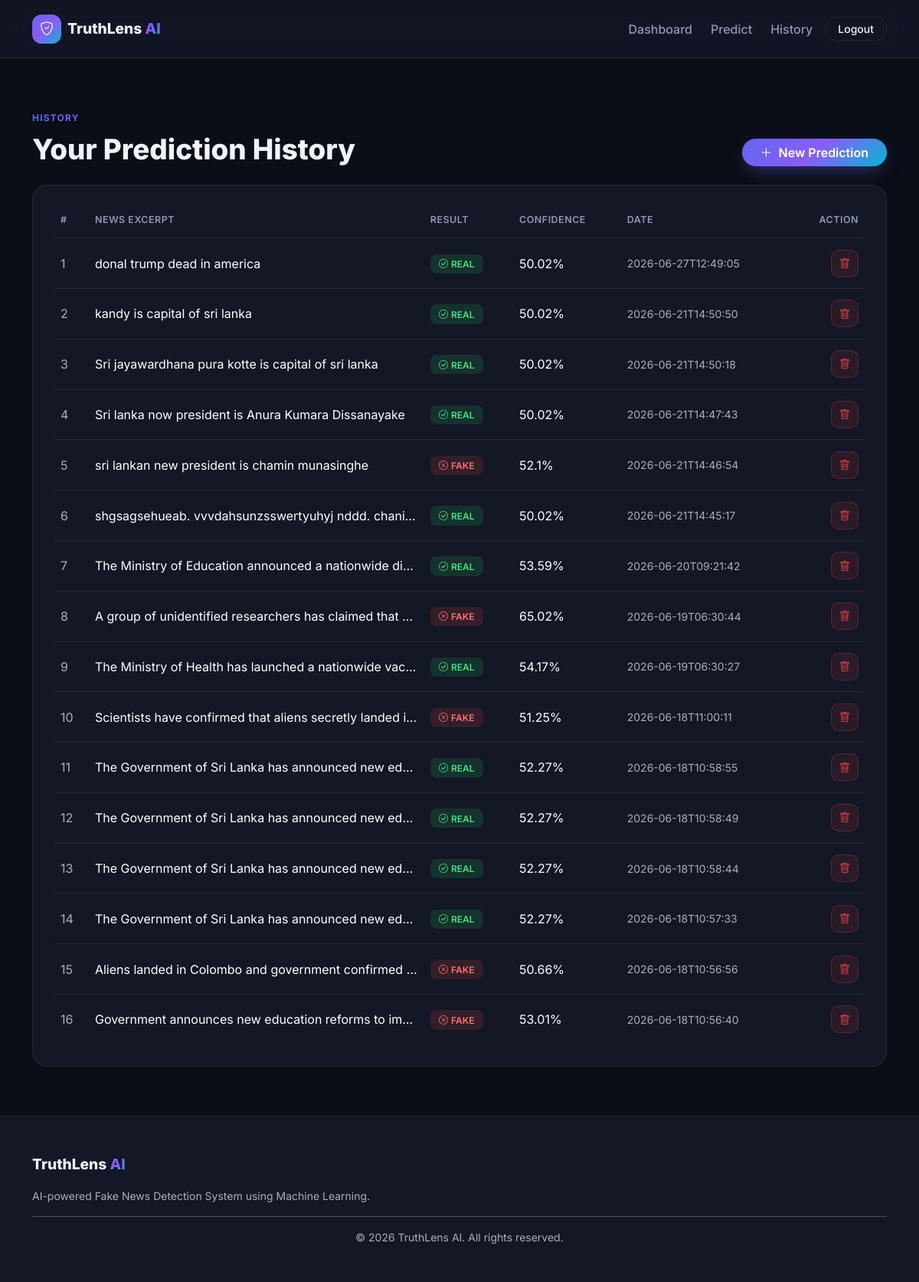
The app's page /history (signed in) with its own data.
### tables this page shows
CREATE TABLE predictions (
            id INTEGER PRIMARY KEY AUTOINCREMENT,
            user_id INTEGER NOT NULL,
            news_text TEXT NOT NULL,
            prediction TEXT NOT NULL,
            confidence REAL NOT NULL,
            created_at TEXT NOT NULL,
            FOREIGN KEY (user_id) REFERENCES users (id)
        );

### app.py (the view)
@app.route("/history")
@login_required
def history():
    try:
        db = get_db()
        cursor = db.cursor()
        cursor.execute(
            """SELECT * FROM predictions WHERE user_id = ?
               ORDER BY created_at DESC""",
            (session["user_id"],),
        )
        predictions = cursor.fetchall()
        return render_template("history.html", predictions=predictions)
    except sqlite3.Error as e:
        flash(f"Database error occurred: {e}", "danger")
        return render_template("history.html", predictions=[])

### app.py (called while the page is built)
def get_db():
    if "db" not in g:
        g.db = sqlite3.connect(DATABASE)
        g.db.row_factory = sqlite3.Row
    return g.db

def login_required(view_func):
    @wraps(view_func)
    def wrapped(*args, **kwargs):
        if "user_id" not in session:
            flash("Please log in to access this page.", "warning")
            return redirect(url_for("login"))
        return view_func(*args, **kwargs)
    return wrapped

### templates/history.html (shortened to what this page needs)
{% extends "base.html" %}
{% block content %}
<section class="page-section">
    <div class="container">
        <div class="d-flex flex-wrap justify-content-between align-items-end mb-4" data-animate="fade-up">
            <div>
                <span class="section-tag">HISTORY</span>
                <h2 class="section-title mb-0">Your Prediction History</h2>
            </div>
            <a href="{{ url_for('predict') }}" class="btn btn-gradient rounded-pill px-4 mt-2">
                <i class="bi bi-plus-lg me-2"></i>New Prediction
            </a>
        </div>
        <div class="panel-card" data-animate="fade-up" data-delay="100">
            {% if predictions %}
            <div class="table-responsive">
                <table class="table table-custom align-middle mb-0">
                    <thead>
                        <tr>
                            <th>#</th>
                            <th>News Excerpt</th>
                            <th>Result</th>
                            <th>Confidence</th>
                            <th>Date</th>
                            <th class="text-end">Action</th>
                        </tr>
                    </thead>
                    <tbody>
                        {% for p in predictions %}
                        <tr>
                            <td class="text-muted">{{ loop.index }}</td>
                            <td class="text-truncate-cell" title="{{ p['news_text'] }}">
                                {{ p['news_text'][:90] }}{% if p['news_text']|length > 90 %}...{% endif %}
                            </td>
                            <td>
                                {% if p['prediction'] == 'REAL' %}
                                    <span class="badge badge-real"><i class="bi bi-check-circle me-1"></i>REAL</span>
                                {% else %}
                                    <span class="badge badge-fake"><i class="bi bi-x-circle me-1"></i>FAKE</span>
                                {% endif %}
                            </td>
                            <td>{{ p['confidence'] }}%</td>
                            <td class="text-muted small">{{ p['created_at'] }}</td>
                            <td class="text-end">
                                <form method="POST" action="{{ url_for('delete_history_item', prediction_id=p['id']) }}"
                                      onsubmit="return confirm('Delete this prediction from your history?');">
                                    <button type="submit" class="btn btn-sm btn-icon-danger" title="Delete">
                                        <i class="bi bi-trash"></i>
                                    </button>
                                </form>
                            </td>
                        </tr>
                        {% endfor %}
                    </tbody>
                </table>
            </div>
            {% else %}
            <div class="empty-state">
                <i class="bi bi-inbox"></i>
                <p class="mb-3">No prediction history yet.</p>
                <a href="{{ url_for('predict') }}" class="btn btn-gradient rounded-pill px-4">Make Your First Prediction</a>
            </div>
            {% endif %}
        </div>
    </div>
</section>
{% endblock %}

### templates/base.html (shortened to what this page needs)
<!DOCTYPE html>
<html lang="en" data-bs-theme="dark">
<head>
    <link href="https://cdnjs.cloudflare.com/ajax/libs/bootstrap/5.3.3/css/bootstrap.min.css" rel="stylesheet">
    <link rel="stylesheet" href="https://cdnjs.cloudflare.com/ajax/libs/bootstrap-icons/1.11.3/font/bootstrap-icons.min.css">
    <link rel="stylesheet" href="{{ url_for('static', filename='css/style.css') }}">
</head>
<body>
<nav class="navbar navbar-expand-lg sticky-top app-navbar">
    <div class="container">
        <a class="navbar-brand d-flex align-items-center gap-2" href="{{ url_for('landing') }}">
            <span class="brand-icon"><i class="bi bi-shield-check"></i></span>
            <span class="brand-text">TruthLens <span class="text-gradient">AI</span></span>
        </a>
        <div class="collapse navbar-collapse" id="mainNav">
            <ul class="navbar-nav ms-auto align-items-lg-center gap-lg-2">
                {% if session.get('user_id') %}
                    <li class="nav-item"><a class="nav-link" href="{{ url_for('dashboard') }}">Dashboard</a></li>
                    <li class="nav-item"><a class="nav-link" href="{{ url_for('predict') }}">Predict</a></li>
                    <li class="nav-item"><a class="nav-link" href="{{ url_for('history') }}">History</a></li>
                    <li class="nav-item">
                        <a class="btn btn-sm btn-outline-light rounded-pill px-3" href="{{ url_for('logout') }}">Logout</a>
                    </li>
                {% endif %}
            </ul>
        </div>
    </div>
</nav>
<main>
    {% block content %}{% endblock %}
</main>
<footer class="app-footer mt-auto">
    <div class="container py-5">
        <div class="mb-3">
            <span class="brand-text">TruthLens <span class="text-gradient">AI</span></span>
        </div>
        <p class="text-muted small">
            AI-powered Fake News Detection System using Machine Learning.
        </p>
        <hr>
        <div class="text-center text-muted small">
            &copy; 2026 TruthLens AI. All rights reserved.
        </div>
    </div>
</footer>
</body>
</html>

### static/css/style.css (style rules this page uses)
:root { --brand-primary: #6366f1; --brand-secondary: #8b5cf6; --brand-accent: #06b6d4; --brand-success: #22c55e; --brand-danger: #ef4444; --brand-warning: #f59e0b; --gradient-primary: linear-gradient(135deg, #6366f1 0%, #8b5cf6 50%, #06b6d4 100%); --gradient-soft: linear-gradient(135deg, rgba(99,102,241,0.15) 0%, rgba(139,92,246,0.15) 100%); --radius-lg: 20px; --radius-md: 14px; --radius-sm: 10px; --transition-fast: 0.2s ease; --transition-base: 0.35s cubic-bezier(0.4, 0, 0.2, 1); }
[data-bs-theme="dark"] { --bg-body: #0b0e17; --bg-surface: #131726; --bg-surface-2: #1a1f33; --bg-elevated: #1d2238; --border-color: rgba(255,255,255,0.08); --text-primary: #f1f3fb; --text-muted: #9099b3; }
* { box-sizing: border-box; }
html { scroll-behavior: smooth; }
body { font-family: 'Inter', -apple-system, BlinkMacSystemFont, sans-serif; background: var(--bg-body); color: var(--text-primary); min-height: 100vh; display: flex; flex-direction: column; transition: background var(--transition-base), color var(--transition-base); }
main { flex: 1; }
a { text-decoration: none; }
.text-gradient { background: var(--gradient-primary); -webkit-background-clip: text; background-clip: text; -webkit-text-fill-color: transparent; }
.app-navbar { background: color-mix(in srgb, var(--bg-surface) 85%, transparent); backdrop-filter: blur(16px) saturate(160%); border-bottom: 1px solid var(--border-color); padding: 0.85rem 0; z-index: 1030; }
.brand-icon { width: 38px; height: 38px; display: inline-flex; align-items: center; justify-content: center; border-radius: 12px; background: var(--gradient-primary); color: #fff; font-size: 1.1rem; }
.brand-text { font-weight: 800; font-size: 1.2rem; color: var(--text-primary); }
.app-navbar .nav-link { color: var(--text-muted); font-weight: 500; padding: 0.5rem 0.9rem; transition: color var(--transition-fast); }
.btn-gradient { background: var(--gradient-primary); border: none; color: #fff !important; font-weight: 600; transition: transform var(--transition-fast), box-shadow var(--transition-fast); box-shadow: 0 8px 24px -8px rgba(99,102,241,0.6); }
.btn-outline-light { border: 1px solid var(--border-color); color: var(--text-primary); font-weight: 500; }
.btn-icon-danger { background: rgba(239,68,68,0.1); color: var(--brand-danger); border: 1px solid rgba(239,68,68,0.25); width: 36px; height: 36px; display: inline-flex; align-items: center; justify-content: center; border-radius: var(--radius-sm); transition: background var(--transition-fast); }
.page-section { padding: 3rem 0 4rem; }
.section-tag { display: inline-block; font-size: 0.75rem; font-weight: 700; letter-spacing: 0.1em; color: var(--brand-primary); margin-bottom: 0.6rem; }
.section-title { font-size: clamp(1.6rem, 3.4vw, 2.3rem); font-weight: 800; margin-bottom: 0.75rem; }
.panel-card { background: var(--bg-surface); border: 1px solid var(--border-color); border-radius: var(--radius-lg); padding: 1.75rem; }
.table-custom { color: var(--text-primary); --bs-table-bg: transparent; }
.table-custom thead th { color: var(--text-muted); font-size: 0.78rem; text-transform: uppercase; letter-spacing: 0.04em; font-weight: 600; border-bottom: 1px solid var(--border-color); padding-bottom: 0.85rem; }
.table-custom td { border-bottom: 1px solid var(--border-color); padding: 0.9rem 0.5rem; vertical-align: middle; }
.table-custom tr:last-child td { border-bottom: none; }
.text-truncate-cell { max-width: 320px; white-space: nowrap; overflow: hidden; text-overflow: ellipsis; }
.badge-real { background: rgba(34,197,94,0.15); color: #4ade80; font-weight: 600; padding: 0.4rem 0.7rem; border-radius: 8px; }
.badge-fake { background: rgba(239,68,68,0.15); color: #f87171; font-weight: 600; padding: 0.4rem 0.7rem; border-radius: 8px; }
.app-footer { background: var(--bg-surface); border-top: 1px solid var(--border-color); }
[data-animate] { opacity: 0; transform: translateY(24px); transition: opacity 0.7s ease, transform 0.7s ease; }
[data-animate].in-view { opacity: 1; transform: translateY(0); }

### records on screen
predictions: news_text "donal trump dead in america", prediction "REAL" (drawn), confidence "50.02", created_at "2026-06-27T12:49:05"
predictions: news_text "kandy is capital of sri lanka", prediction "REAL" (drawn), confidence "50.02", created_at "2026-06-21T14:50:50"
predictions: news_text "Sri jayawardhana pura kotte is capital of sri lanka", prediction "REAL" (drawn), confidence "50.02", created_at "2026-06-21T14:50:18"
predictions: news_text "Sri lanka now president is Anura Kumara Dissanayake", prediction "REAL" (drawn), confidence "50.02", created_at "2026-06-21T14:47:43"
predictions: news_text "sri lankan new president is chamin munasinghe", prediction "FAKE" (drawn), confidence "52.1", created_at "2026-06-21T14:46:54"
predictions: news_text "shgsagsehueab. vvvdahsunzsswertyuhyj nddd. chanimi", prediction "REAL" (drawn), confidence "50.02", created_at "2026-06-21T14:45:17"
predictions: news_text "The Ministry of Education announced a nationwide di…", prediction "REAL" (drawn), confidence "53.59", created_at "2026-06-20T09:21:42"
predictions: news_text "A group of unidentified researchers has claimed that…", prediction "FAKE" (drawn), confidence "65.02", created_at "2026-06-19T06:30:44"
predictions: news_text "The Ministry of Health has launched a nationwide vac…", prediction "REAL" (drawn), confidence "54.17", created_at "2026-06-19T06:30:27"
predictions: news_text "Scientists have confirmed that aliens secretly landed i…", prediction "FAKE" (drawn), confidence "51.25", created_at "2026-06-18T11:00:11"
predictions: news_text "The Government of Sri Lanka has announced new ed…", prediction "REAL" (drawn), confidence "52.27", created_at "2026-06-18T10:58:55"
predictions: news_text "The Government of Sri Lanka has announced new ed…", prediction "REAL" (drawn), confidence "52.27", created_at "2026-06-18T10:58:49"
predictions: news_text "The Government of Sri Lanka has announced new ed…", prediction "REAL" (drawn), confidence "52.27", created_at "2026-06-18T10:58:44"
predictions: news_text "The Government of Sri Lanka has announced new ed…", prediction "REAL" (drawn), confidence "52.27", created_at "2026-06-18T10:57:33"
predictions: news_text "Aliens landed in Colombo and government confirmed…", prediction "FAKE" (drawn), confidence "50.66", created_at "2026-06-18T10:56:56"
predictions: news_text "Government announces new education reforms to im…", prediction "FAKE" (drawn), confidence "53.01", created_at "2026-06-18T10:56:40"
